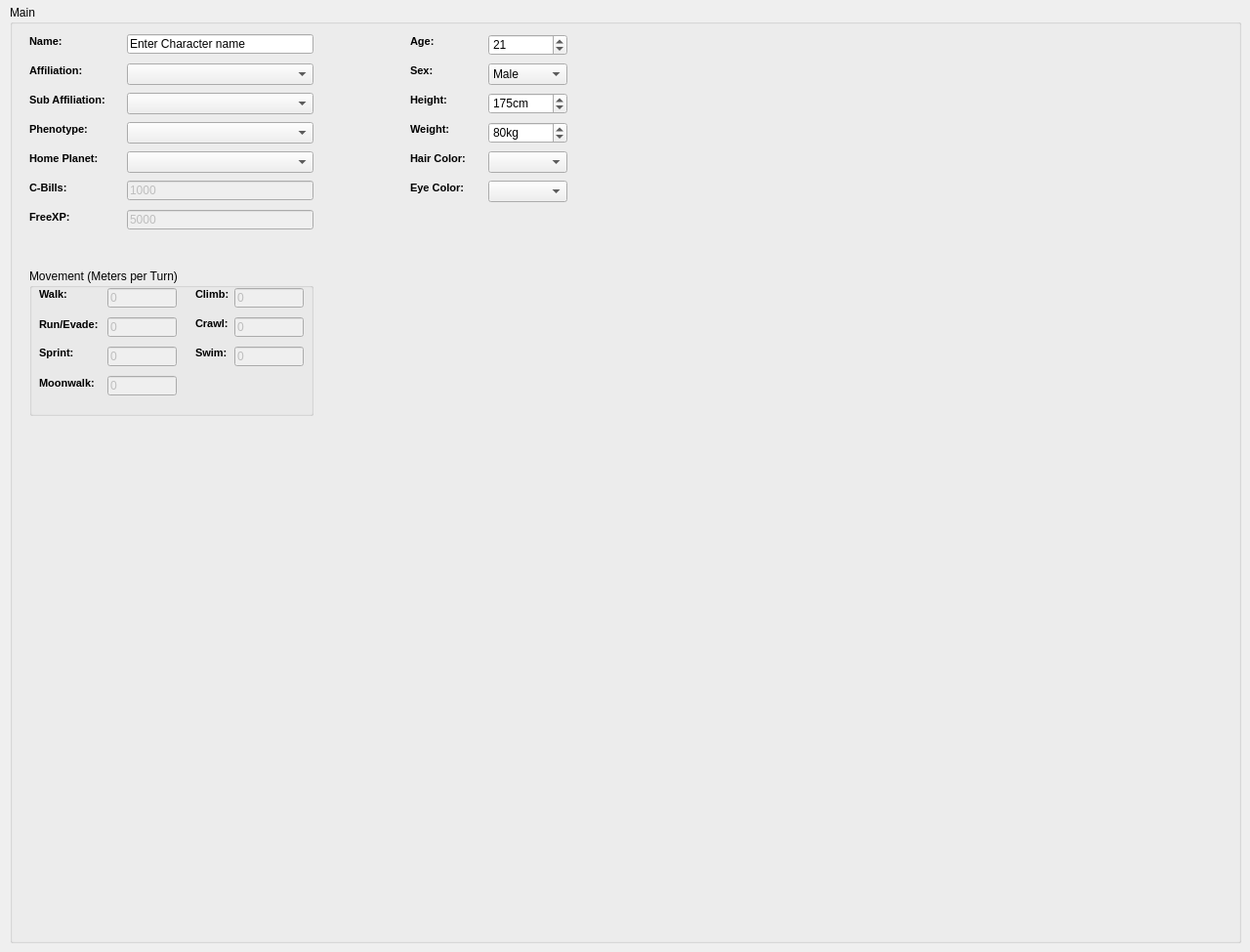
    <widget class="QWidget" name="MainTab">
     <property name="sizePolicy">
      <sizepolicy hsizetype="Expanding" vsizetype="Expanding">
       <horstretch>0</horstretch>
       <verstretch>0</verstretch>
      </sizepolicy>
     </property>
     <attribute name="title">
      <string>Main</string>
     </attribute>
     <widget class="QGroupBox" name="MainGroupBox">
      <property name="geometry">
       <rect>
        <x>10</x>
        <y>5</y>
        <width>1261</width>
        <height>961</height>
       </rect>
      </property>
      <property name="sizePolicy">
       <sizepolicy hsizetype="Expanding" vsizetype="Expanding">
        <horstretch>0</horstretch>
        <verstretch>0</verstretch>
       </sizepolicy>
      </property>
      <property name="title">
       <string>Main</string>
      </property>
      <widget class="QLineEdit" name="CharNameMain">
       <property name="geometry">
        <rect>
         <x>120</x>
         <y>30</y>
         <width>191</width>
         <height>20</height>
        </rect>
       </property>
       <property name="text">
        <string>Enter Character name</string>
       </property>
      </widget>
      <widget class="QLabel" name="label">
       <property name="geometry">
        <rect>
         <x>20</x>
         <y>30</y>
         <width>101</width>
         <height>16</height>
        </rect>
       </property>
       <property name="text">
        <string>&lt;!DOCTYPE HTML PUBLIC &quot;-//W3C//DTD HTML 4.0//EN&quot; &quot;http://www.w3.org/TR/REC-html40/strict.dtd&quot;&gt;
&lt;html&gt;&lt;head&gt;&lt;meta name=&quot;qrichtext&quot; content=&quot;1&quot; /&gt;&lt;style type=&quot;text/css&quot;&gt;
p, li { white-space: pre-wrap; }
&lt;/style&gt;&lt;/head&gt;&lt;body style=&quot; font-family:'MS Shell Dlg 2'; font-size:8.25pt; font-weight:400; font-style:normal;&quot;&gt;
&lt;p style=&quot; margin-top:0px; margin-bottom:0px; margin-left:0px; margin-right:0px; -qt-block-indent:0; text-indent:0px;&quot;&gt;&lt;span style=&quot; font-size:8pt; font-weight:600;&quot;&gt;Name:&lt;/span&gt;&lt;/p&gt;&lt;/body&gt;&lt;/html&gt;</string>
       </property>
      </widget>
      <widget class="QComboBox" name="AffilationMain">
       <property name="geometry">
        <rect>
         <x>120</x>
         <y>60</y>
         <width>191</width>
         <height>22</height>
        </rect>
       </property>
      </widget>
      <widget class="QComboBox" name="PhenotypeMain">
       <property name="geometry">
        <rect>
         <x>120</x>
         <y>120</y>
         <width>191</width>
         <height>22</height>
        </rect>
       </property>
      </widget>
      <widget class="QLabel" name="label_2">
       <property name="geometry">
        <rect>
         <x>20</x>
         <y>60</y>
         <width>81</width>
         <height>16</height>
        </rect>
       </property>
       <property name="text">
        <string>&lt;!DOCTYPE HTML PUBLIC &quot;-//W3C//DTD HTML 4.0//EN&quot; &quot;http://www.w3.org/TR/REC-html40/strict.dtd&quot;&gt;
&lt;html&gt;&lt;head&gt;&lt;meta name=&quot;qrichtext&quot; content=&quot;1&quot; /&gt;&lt;style type=&quot;text/css&quot;&gt;
p, li { white-space: pre-wrap; }
&lt;/style&gt;&lt;/head&gt;&lt;body style=&quot; font-family:'MS Shell Dlg 2'; font-size:8.25pt; font-weight:400; font-style:normal;&quot;&gt;
&lt;p style=&quot; margin-top:0px; margin-bottom:0px; margin-left:0px; margin-right:0px; -qt-block-indent:0; text-indent:0px;&quot;&gt;&lt;span style=&quot; font-size:8pt; font-weight:600;&quot;&gt;Affiliation:&lt;/span&gt;&lt;/p&gt;&lt;/body&gt;&lt;/html&gt;</string>
       </property>
      </widget>
      <widget class="QLabel" name="label_3">
       <property name="geometry">
        <rect>
         <x>20</x>
         <y>120</y>
         <width>101</width>
         <height>16</height>
        </rect>
       </property>
       <property name="text">
        <string>&lt;!DOCTYPE HTML PUBLIC &quot;-//W3C//DTD HTML 4.0//EN&quot; &quot;http://www.w3.org/TR/REC-html40/strict.dtd&quot;&gt;
&lt;html&gt;&lt;head&gt;&lt;meta name=&quot;qrichtext&quot; content=&quot;1&quot; /&gt;&lt;style type=&quot;text/css&quot;&gt;
p, li { white-space: pre-wrap; }
&lt;/style&gt;&lt;/head&gt;&lt;body style=&quot; font-family:'MS Shell Dlg 2'; font-size:8.25pt; font-weight:400; font-style:normal;&quot;&gt;
&lt;p style=&quot; margin-top:0px; margin-bottom:0px; margin-left:0px; margin-right:0px; -qt-block-indent:0; text-indent:0px;&quot;&gt;&lt;span style=&quot; font-size:8pt; font-weight:600;&quot;&gt;Phenotype:&lt;/span&gt;&lt;/p&gt;&lt;/body&gt;&lt;/html&gt;</string>
       </property>
      </widget>
      <widget class="QComboBox" name="HomePlanetMain">
       <property name="geometry">
        <rect>
         <x>120</x>
         <y>150</y>
         <width>191</width>
         <height>22</height>
        </rect>
       </property>
      </widget>
      <widget class="QLabel" name="label_4">
       <property name="geometry">
        <rect>
         <x>20</x>
         <y>150</y>
         <width>101</width>
         <height>16</height>
        </rect>
       </property>
       <property name="text">
        <string>&lt;!DOCTYPE HTML PUBLIC &quot;-//W3C//DTD HTML 4.0//EN&quot; &quot;http://www.w3.org/TR/REC-html40/strict.dtd&quot;&gt;
&lt;html&gt;&lt;head&gt;&lt;meta name=&quot;qrichtext&quot; content=&quot;1&quot; /&gt;&lt;style type=&quot;text/css&quot;&gt;
p, li { white-space: pre-wrap; }
&lt;/style&gt;&lt;/head&gt;&lt;body style=&quot; font-family:'MS Shell Dlg 2'; font-size:8.25pt; font-weight:400; font-style:normal;&quot;&gt;
&lt;p style=&quot; margin-top:0px; margin-bottom:0px; margin-left:0px; margin-right:0px; -qt-block-indent:0; text-indent:0px;&quot;&gt;&lt;span style=&quot; font-size:8pt; font-weight:600;&quot;&gt;Home Planet:&lt;/span&gt;&lt;/p&gt;&lt;/body&gt;&lt;/html&gt;</string>
       </property>
      </widget>
      <widget class="QSpinBox" name="AgeMain">
       <property name="geometry">
        <rect>
         <x>490</x>
         <y>30</y>
         <width>81</width>
         <height>22</height>
        </rect>
       </property>
       <property name="maximum">
        <number>200</number>
       </property>
       <property name="value">
        <number>21</number>
       </property>
      </widget>
      <widget class="QLabel" name="label_5">
       <property name="geometry">
        <rect>
         <x>410</x>
         <y>30</y>
         <width>101</width>
         <height>16</height>
        </rect>
       </property>
       <property name="text">
        <string>&lt;!DOCTYPE HTML PUBLIC &quot;-//W3C//DTD HTML 4.0//EN&quot; &quot;http://www.w3.org/TR/REC-html40/strict.dtd&quot;&gt;
&lt;html&gt;&lt;head&gt;&lt;meta name=&quot;qrichtext&quot; content=&quot;1&quot; /&gt;&lt;style type=&quot;text/css&quot;&gt;
p, li { white-space: pre-wrap; }
&lt;/style&gt;&lt;/head&gt;&lt;body style=&quot; font-family:'MS Shell Dlg 2'; font-size:8.25pt; font-weight:400; font-style:normal;&quot;&gt;
&lt;p style=&quot; margin-top:0px; margin-bottom:0px; margin-left:0px; margin-right:0px; -qt-block-indent:0; text-indent:0px;&quot;&gt;&lt;span style=&quot; font-size:8pt; font-weight:600;&quot;&gt;Age:&lt;/span&gt;&lt;/p&gt;&lt;/body&gt;&lt;/html&gt;</string>
       </property>
      </widget>
      <widget class="QComboBox" name="SexMain">
       <property name="geometry">
        <rect>
         <x>490</x>
         <y>60</y>
         <width>81</width>
         <height>22</height>
        </rect>
       </property>
       <item>
        <property name="text">
         <string>Male</string>
        </property>
       </item>
       <item>
        <property name="text">
         <string>Female</string>
        </property>
       </item>
      </widget>
      <widget class="QLabel" name="label_6">
       <property name="geometry">
        <rect>
         <x>410</x>
         <y>60</y>
         <width>101</width>
         <height>16</height>
        </rect>
       </property>
       <property name="text">
        <string>&lt;!DOCTYPE HTML PUBLIC &quot;-//W3C//DTD HTML 4.0//EN&quot; &quot;http://www.w3.org/TR/REC-html40/strict.dtd&quot;&gt;
&lt;html&gt;&lt;head&gt;&lt;meta name=&quot;qrichtext&quot; content=&quot;1&quot; /&gt;&lt;style type=&quot;text/css&quot;&gt;
p, li { white-space: pre-wrap; }
&lt;/style&gt;&lt;/head&gt;&lt;body style=&quot; font-family:'MS Shell Dlg 2'; font-size:8.25pt; font-weight:400; font-style:normal;&quot;&gt;
&lt;p style=&quot; margin-top:0px; margin-bottom:0px; margin-left:0px; margin-right:0px; -qt-block-indent:0; text-indent:0px;&quot;&gt;&lt;span style=&quot; font-size:8pt; font-weight:600;&quot;&gt;Sex:&lt;/span&gt;&lt;/p&gt;&lt;/body&gt;&lt;/html&gt;</string>
       </property>
      </widget>
      <widget class="QSpinBox" name="HeightMain">
       <property name="geometry">
        <rect>
         <x>490</x>
         <y>90</y>
         <width>81</width>
         <height>22</height>
        </rect>
       </property>
       <property name="suffix">
        <string>cm</string>
       </property>
       <property name="prefix">
        <string/>
       </property>
       <property name="minimum">
        <number>100</number>
       </property>
       <property name="maximum">
        <number>300</number>
       </property>
       <property name="value">
        <number>175</number>
       </property>
      </widget>
      <widget class="QLabel" name="label_7">
       <property name="geometry">
        <rect>
         <x>410</x>
         <y>90</y>
         <width>101</width>
         <height>16</height>
        </rect>
       </property>
       <property name="text">
        <string>&lt;!DOCTYPE HTML PUBLIC &quot;-//W3C//DTD HTML 4.0//EN&quot; &quot;http://www.w3.org/TR/REC-html40/strict.dtd&quot;&gt;
&lt;html&gt;&lt;head&gt;&lt;meta name=&quot;qrichtext&quot; content=&quot;1&quot; /&gt;&lt;style type=&quot;text/css&quot;&gt;
p, li { white-space: pre-wrap; }
&lt;/style&gt;&lt;/head&gt;&lt;body style=&quot; font-family:'MS Shell Dlg 2'; font-size:8.25pt; font-weight:400; font-style:normal;&quot;&gt;
&lt;p style=&quot; margin-top:0px; margin-bottom:0px; margin-left:0px; margin-right:0px; -qt-block-indent:0; text-indent:0px;&quot;&gt;&lt;span style=&quot; font-size:8pt; font-weight:600;&quot;&gt;Height:&lt;/span&gt;&lt;/p&gt;&lt;/body&gt;&lt;/html&gt;</string>
       </property>
      </widget>
      <widget class="QSpinBox" name="WeightMain">
       <property name="geometry">
        <rect>
         <x>490</x>
         <y>120</y>
         <width>81</width>
         <height>22</height>
        </rect>
       </property>
       <property name="suffix">
        <string>kg</string>
       </property>
       <property name="prefix">
        <string/>
       </property>
       <property name="minimum">
        <number>20</number>
       </property>
       <property name="maximum">
        <number>200</number>
       </property>
       <property name="value">
        <number>80</number>
       </property>
      </widget>
      <widget class="QLabel" name="label_8">
       <property name="geometry">
        <rect>
         <x>410</x>
         <y>120</y>
         <width>101</width>
         <height>16</height>
        </rect>
       </property>
       <property name="text">
        <string>&lt;!DOCTYPE HTML PUBLIC &quot;-//W3C//DTD HTML 4.0//EN&quot; &quot;http://www.w3.org/TR/REC-html40/strict.dtd&quot;&gt;
&lt;html&gt;&lt;head&gt;&lt;meta name=&quot;qrichtext&quot; content=&quot;1&quot; /&gt;&lt;style type=&quot;text/css&quot;&gt;
p, li { white-space: pre-wrap; }
&lt;/style&gt;&lt;/head&gt;&lt;body style=&quot; font-family:'MS Shell Dlg 2'; font-size:8.25pt; font-weight:400; font-style:normal;&quot;&gt;
&lt;p style=&quot; margin-top:0px; margin-bottom:0px; margin-left:0px; margin-right:0px; -qt-block-indent:0; text-indent:0px;&quot;&gt;&lt;span style=&quot; font-size:8pt; font-weight:600;&quot;&gt;Weight:&lt;/span&gt;&lt;/p&gt;&lt;/body&gt;&lt;/html&gt;</string>
       </property>
      </widget>
      <widget class="QComboBox" name="HairColorMain">
       <property name="geometry">
        <rect>
         <x>490</x>
         <y>150</y>
         <width>81</width>
         <height>22</height>
        </rect>
       </property>
      </widget>
      <widget class="QLabel" name="label_9">
       <property name="geometry">
        <rect>
         <x>410</x>
         <y>150</y>
         <width>101</width>
         <height>16</height>
        </rect>
       </property>
       <property name="text">
        <string>&lt;!DOCTYPE HTML PUBLIC &quot;-//W3C//DTD HTML 4.0//EN&quot; &quot;http://www.w3.org/TR/REC-html40/strict.dtd&quot;&gt;
&lt;html&gt;&lt;head&gt;&lt;meta name=&quot;qrichtext&quot; content=&quot;1&quot; /&gt;&lt;style type=&quot;text/css&quot;&gt;
p, li { white-space: pre-wrap; }
&lt;/style&gt;&lt;/head&gt;&lt;body style=&quot; font-family:'MS Shell Dlg 2'; font-size:8.25pt; font-weight:400; font-style:normal;&quot;&gt;
&lt;p style=&quot; margin-top:0px; margin-bottom:0px; margin-left:0px; margin-right:0px; -qt-block-indent:0; text-indent:0px;&quot;&gt;&lt;span style=&quot; font-size:8pt; font-weight:600;&quot;&gt;Hair Color:&lt;/span&gt;&lt;/p&gt;&lt;/body&gt;&lt;/html&gt;</string>
       </property>
      </widget>
      <widget class="QLabel" name="label_10">
       <property name="geometry">
        <rect>
         <x>410</x>
         <y>180</y>
         <width>101</width>
         <height>16</height>
        </rect>
       </property>
       <property name="text">
        <string>&lt;!DOCTYPE HTML PUBLIC &quot;-//W3C//DTD HTML 4.0//EN&quot; &quot;http://www.w3.org/TR/REC-html40/strict.dtd&quot;&gt;
&lt;html&gt;&lt;head&gt;&lt;meta name=&quot;qrichtext&quot; content=&quot;1&quot; /&gt;&lt;style type=&quot;text/css&quot;&gt;
p, li { white-space: pre-wrap; }
&lt;/style&gt;&lt;/head&gt;&lt;body style=&quot; font-family:'MS Shell Dlg 2'; font-size:8.25pt; font-weight:400; font-style:normal;&quot;&gt;
&lt;p style=&quot; margin-top:0px; margin-bottom:0px; margin-left:0px; margin-right:0px; -qt-block-indent:0; text-indent:0px;&quot;&gt;&lt;span style=&quot; font-size:8pt; font-weight:600;&quot;&gt;Eye Color:&lt;/span&gt;&lt;/p&gt;&lt;/body&gt;&lt;/html&gt;</string>
       </property>
      </widget>
      <widget class="QComboBox" name="EyeColorMain">
       <property name="geometry">
        <rect>
         <x>490</x>
         <y>180</y>
         <width>81</width>
         <height>22</height>
        </rect>
       </property>
      </widget>
      <widget class="QLineEdit" name="CBillsMain">
       <property name="enabled">
        <bool>false</bool>
       </property>
       <property name="geometry">
        <rect>
         <x>120</x>
         <y>180</y>
         <width>191</width>
         <height>20</height>
        </rect>
       </property>
       <property name="text">
        <string>1000</string>
       </property>
       <property name="frame">
        <bool>true</bool>
       </property>
       <property name="readOnly">
        <bool>true</bool>
       </property>
      </widget>
      <widget class="QLabel" name="label_11">
       <property name="geometry">
        <rect>
         <x>20</x>
         <y>180</y>
         <width>101</width>
         <height>16</height>
        </rect>
       </property>
       <property name="text">
        <string>&lt;!DOCTYPE HTML PUBLIC &quot;-//W3C//DTD HTML 4.0//EN&quot; &quot;http://www.w3.org/TR/REC-html40/strict.dtd&quot;&gt;
&lt;html&gt;&lt;head&gt;&lt;meta name=&quot;qrichtext&quot; content=&quot;1&quot; /&gt;&lt;style type=&quot;text/css&quot;&gt;
p, li { white-space: pre-wrap; }
&lt;/style&gt;&lt;/head&gt;&lt;body style=&quot; font-family:'MS Shell Dlg 2'; font-size:8.25pt; font-weight:400; font-style:normal;&quot;&gt;
&lt;p style=&quot; margin-top:0px; margin-bottom:0px; margin-left:0px; margin-right:0px; -qt-block-indent:0; text-indent:0px;&quot;&gt;&lt;span style=&quot; font-size:8pt; font-weight:600;&quot;&gt;C-Bills:&lt;/span&gt;&lt;/p&gt;&lt;/body&gt;&lt;/html&gt;</string>
       </property>
      </widget>
      <widget class="QGroupBox" name="groupBox">
       <property name="geometry">
        <rect>
         <x>20</x>
         <y>270</y>
         <width>291</width>
         <height>151</height>
        </rect>
       </property>
       <property name="title">
        <string>Movement (Meters per Turn)</string>
       </property>
       <widget class="QLabel" name="label_12">
        <property name="geometry">
         <rect>
          <x>10</x>
          <y>20</y>
          <width>46</width>
          <height>13</height>
         </rect>
        </property>
        <property name="text">
         <string>&lt;!DOCTYPE HTML PUBLIC &quot;-//W3C//DTD HTML 4.0//EN&quot; &quot;http://www.w3.org/TR/REC-html40/strict.dtd&quot;&gt;
&lt;html&gt;&lt;head&gt;&lt;meta name=&quot;qrichtext&quot; content=&quot;1&quot; /&gt;&lt;style type=&quot;text/css&quot;&gt;
p, li { white-space: pre-wrap; }
&lt;/style&gt;&lt;/head&gt;&lt;body style=&quot; font-family:'MS Shell Dlg 2'; font-size:8.25pt; font-weight:400; font-style:normal;&quot;&gt;
&lt;p style=&quot; margin-top:0px; margin-bottom:0px; margin-left:0px; margin-right:0px; -qt-block-indent:0; text-indent:0px;&quot;&gt;&lt;span style=&quot; font-size:8pt; font-weight:600;&quot;&gt;Walk:&lt;/span&gt;&lt;/p&gt;&lt;/body&gt;&lt;/html&gt;</string>
        </property>
       </widget>
       <widget class="QLabel" name="label_13">
        <property name="geometry">
         <rect>
          <x>10</x>
          <y>50</y>
          <width>71</width>
          <height>16</height>
         </rect>
        </property>
        <property name="text">
         <string>&lt;!DOCTYPE HTML PUBLIC &quot;-//W3C//DTD HTML 4.0//EN&quot; &quot;http://www.w3.org/TR/REC-html40/strict.dtd&quot;&gt;
&lt;html&gt;&lt;head&gt;&lt;meta name=&quot;qrichtext&quot; content=&quot;1&quot; /&gt;&lt;style type=&quot;text/css&quot;&gt;
p, li { white-space: pre-wrap; }
&lt;/style&gt;&lt;/head&gt;&lt;body style=&quot; font-family:'MS Shell Dlg 2'; font-size:8.25pt; font-weight:400; font-style:normal;&quot;&gt;
&lt;p style=&quot; margin-top:0px; margin-bottom:0px; margin-left:0px; margin-right:0px; -qt-block-indent:0; text-indent:0px;&quot;&gt;&lt;span style=&quot; font-size:8pt; font-weight:600;&quot;&gt;Run/Evade:&lt;/span&gt;&lt;/p&gt;&lt;/body&gt;&lt;/html&gt;</string>
        </property>
       </widget>
       <widget class="QLabel" name="label_14">
        <property name="geometry">
         <rect>
          <x>10</x>
          <y>80</y>
          <width>46</width>
          <height>13</height>
         </rect>
        </property>
        <property name="text">
         <string>&lt;!DOCTYPE HTML PUBLIC &quot;-//W3C//DTD HTML 4.0//EN&quot; &quot;http://www.w3.org/TR/REC-html40/strict.dtd&quot;&gt;
&lt;html&gt;&lt;head&gt;&lt;meta name=&quot;qrichtext&quot; content=&quot;1&quot; /&gt;&lt;style type=&quot;text/css&quot;&gt;
p, li { white-space: pre-wrap; }
&lt;/style&gt;&lt;/head&gt;&lt;body style=&quot; font-family:'MS Shell Dlg 2'; font-size:8.25pt; font-weight:400; font-style:normal;&quot;&gt;
&lt;p style=&quot; margin-top:0px; margin-bottom:0px; margin-left:0px; margin-right:0px; -qt-block-indent:0; text-indent:0px;&quot;&gt;&lt;span style=&quot; font-size:8pt; font-weight:600;&quot;&gt;Sprint:&lt;/span&gt;&lt;/p&gt;&lt;/body&gt;&lt;/html&gt;</string>
        </property>
       </widget>
       <widget class="QLineEdit" name="WalkMain">
        <property name="enabled">
         <bool>false</bool>
        </property>
        <property name="geometry">
         <rect>
          <x>80</x>
          <y>20</y>
          <width>71</width>
          <height>20</height>
         </rect>
        </property>
        <property name="text">
         <string>0</string>
        </property>
        <property name="readOnly">
         <bool>true</bool>
        </property>
       </widget>
       <widget class="QLineEdit" name="RunEvadeMain">
        <property name="enabled">
         <bool>false</bool>
        </property>
        <property name="geometry">
         <rect>
          <x>80</x>
          <y>50</y>
          <width>71</width>
          <height>20</height>
         </rect>
        </property>
        <property name="text">
         <string>0</string>
        </property>
        <property name="readOnly">
         <bool>true</bool>
        </property>
       </widget>
       <widget class="QLineEdit" name="SprintMain">
        <property name="enabled">
         <bool>false</bool>
        </property>
        <property name="geometry">
         <rect>
          <x>80</x>
          <y>80</y>
          <width>71</width>
          <height>20</height>
         </rect>
        </property>
        <property name="text">
         <string>0</string>
        </property>
        <property name="readOnly">
         <bool>true</bool>
        </property>
       </widget>
       <widget class="QLineEdit" name="ClimbMain">
        <property name="enabled">
         <bool>false</bool>
        </property>
        <property name="geometry">
         <rect>
          <x>210</x>
          <y>20</y>
          <width>71</width>
          <height>20</height>
         </rect>
        </property>
        <property name="text">
         <string>0</string>
        </property>
        <property name="readOnly">
         <bool>true</bool>
        </property>
       </widget>
       <widget class="QLineEdit" name="CrawlMain">
        <property name="enabled">
         <bool>false</bool>
        </property>
        <property name="geometry">
         <rect>
          <x>210</x>
          <y>50</y>
          <width>71</width>
          <height>20</height>
         </rect>
        </property>
        <property name="text">
         <string>0</string>
        </property>
        <property name="readOnly">
         <bool>true</bool>
        </property>
       </widget>
       <widget class="QLineEdit" name="SwimMain">
        <property name="enabled">
         <bool>false</bool>
        </property>
        <property name="geometry">
         <rect>
          <x>210</x>
          <y>80</y>
          <width>71</width>
          <height>20</height>
         </rect>
        </property>
        <property name="text">
         <string>0</string>
        </property>
        <property name="readOnly">
         <bool>true</bool>
        </property>
       </widget>
       <widget class="QLabel" name="label_15">
        <property name="geometry">
         <rect>
          <x>170</x>
          <y>20</y>
          <width>46</width>
          <height>13</height>
         </rect>
        </property>
        <property name="text">
         <string>&lt;!DOCTYPE HTML PUBLIC &quot;-//W3C//DTD HTML 4.0//EN&quot; &quot;http://www.w3.org/TR/REC-html40/strict.dtd&quot;&gt;
&lt;html&gt;&lt;head&gt;&lt;meta name=&quot;qrichtext&quot; content=&quot;1&quot; /&gt;&lt;style type=&quot;text/css&quot;&gt;
p, li { white-space: pre-wrap; }
&lt;/style&gt;&lt;/head&gt;&lt;body style=&quot; font-family:'MS Shell Dlg 2'; font-size:8.25pt; font-weight:400; font-style:normal;&quot;&gt;
&lt;p style=&quot; margin-top:0px; margin-bottom:0px; margin-left:0px; margin-right:0px; -qt-block-indent:0; text-indent:0px;&quot;&gt;&lt;span style=&quot; font-size:8pt; font-weight:600;&quot;&gt;Climb:&lt;/span&gt;&lt;/p&gt;&lt;/body&gt;&lt;/html&gt;</string>
        </property>
       </widget>
       <widget class="QLabel" name="label_16">
        <property name="geometry">
         <rect>
          <x>170</x>
          <y>50</y>
          <width>46</width>
          <height>13</height>
         </rect>
        </property>
        <property name="text">
         <string>&lt;!DOCTYPE HTML PUBLIC &quot;-//W3C//DTD HTML 4.0//EN&quot; &quot;http://www.w3.org/TR/REC-html40/strict.dtd&quot;&gt;
&lt;html&gt;&lt;head&gt;&lt;meta name=&quot;qrichtext&quot; content=&quot;1&quot; /&gt;&lt;style type=&quot;text/css&quot;&gt;
p, li { white-space: pre-wrap; }
&lt;/style&gt;&lt;/head&gt;&lt;body style=&quot; font-family:'MS Shell Dlg 2'; font-size:8.25pt; font-weight:400; font-style:normal;&quot;&gt;
&lt;p style=&quot; margin-top:0px; margin-bottom:0px; margin-left:0px; margin-right:0px; -qt-block-indent:0; text-indent:0px;&quot;&gt;&lt;span style=&quot; font-size:8pt; font-weight:600;&quot;&gt;Crawl:&lt;/span&gt;&lt;/p&gt;&lt;/body&gt;&lt;/html&gt;</string>
        </property>
       </widget>
       <widget class="QLabel" name="label_17">
        <property name="geometry">
         <rect>
          <x>170</x>
          <y>80</y>
          <width>46</width>
          <height>13</height>
         </rect>
        </property>
        <property name="text">
         <string>&lt;!DOCTYPE HTML PUBLIC &quot;-//W3C//DTD HTML 4.0//EN&quot; &quot;http://www.w3.org/TR/REC-html40/strict.dtd&quot;&gt;
&lt;html&gt;&lt;head&gt;&lt;meta name=&quot;qrichtext&quot; content=&quot;1&quot; /&gt;&lt;style type=&quot;text/css&quot;&gt;
p, li { white-space: pre-wrap; }
&lt;/style&gt;&lt;/head&gt;&lt;body style=&quot; font-family:'MS Shell Dlg 2'; font-size:8.25pt; font-weight:400; font-style:normal;&quot;&gt;
&lt;p style=&quot; margin-top:0px; margin-bottom:0px; margin-left:0px; margin-right:0px; -qt-block-indent:0; text-indent:0px;&quot;&gt;&lt;span style=&quot; font-size:8pt; font-weight:600;&quot;&gt;Swim:&lt;/span&gt;&lt;/p&gt;&lt;/body&gt;&lt;/html&gt;</string>
        </property>
       </widget>
       <widget class="QLineEdit" name="RunEvadeMain_2">
        <property name="enabled">
         <bool>false</bool>
        </property>
        <property name="geometry">
         <rect>
          <x>80</x>
          <y>110</y>
          <width>71</width>
          <height>20</height>
         </rect>
        </property>
        <property name="text">
         <string>0</string>
        </property>
        <property name="readOnly">
         <bool>true</bool>
        </property>
       </widget>
       <widget class="QLabel" name="label_42">
        <property name="geometry">
         <rect>
          <x>10</x>
          <y>110</y>
          <width>71</width>
          <height>16</height>
         </rect>
        </property>
        <property name="text">
         <string>&lt;!DOCTYPE HTML PUBLIC &quot;-//W3C//DTD HTML 4.0//EN&quot; &quot;http://www.w3.org/TR/REC-html40/strict.dtd&quot;&gt;
&lt;html&gt;&lt;head&gt;&lt;meta name=&quot;qrichtext&quot; content=&quot;1&quot; /&gt;&lt;style type=&quot;text/css&quot;&gt;
p, li { white-space: pre-wrap; }
&lt;/style&gt;&lt;/head&gt;&lt;body style=&quot; font-family:'MS Shell Dlg 2'; font-size:8.25pt; font-weight:400; font-style:normal;&quot;&gt;
&lt;p style=&quot; margin-top:0px; margin-bottom:0px; margin-left:0px; margin-right:0px; -qt-block-indent:0; text-indent:0px;&quot;&gt;&lt;span style=&quot; font-size:8pt; font-weight:600;&quot;&gt;Moonwalk:&lt;/span&gt;&lt;/p&gt;&lt;/body&gt;&lt;/html&gt;</string>
        </property>
       </widget>
      </widget>
      <widget class="QLineEdit" name="FreeXPMain">
       <property name="enabled">
        <bool>false</bool>
       </property>
       <property name="geometry">
        <rect>
         <x>120</x>
         <y>210</y>
         <width>191</width>
         <height>20</height>
        </rect>
       </property>
       <property name="text">
        <string>5000</string>
       </property>
       <property name="frame">
        <bool>true</bool>
       </property>
       <property name="readOnly">
        <bool>true</bool>
       </property>
      </widget>
      <widget class="QLabel" name="label_18">
       <property name="geometry">
        <rect>
         <x>20</x>
         <y>210</y>
         <width>101</width>
         <height>16</height>
        </rect>
       </property>
       <property name="text">
        <string>&lt;!DOCTYPE HTML PUBLIC &quot;-//W3C//DTD HTML 4.0//EN&quot; &quot;http://www.w3.org/TR/REC-html40/strict.dtd&quot;&gt;
&lt;html&gt;&lt;head&gt;&lt;meta name=&quot;qrichtext&quot; content=&quot;1&quot; /&gt;&lt;style type=&quot;text/css&quot;&gt;
p, li { white-space: pre-wrap; }
&lt;/style&gt;&lt;/head&gt;&lt;body style=&quot; font-family:'MS Shell Dlg 2'; font-size:8.25pt; font-weight:400; font-style:normal;&quot;&gt;
&lt;p style=&quot; margin-top:0px; margin-bottom:0px; margin-left:0px; margin-right:0px; -qt-block-indent:0; text-indent:0px;&quot;&gt;&lt;span style=&quot; font-size:8pt; font-weight:600;&quot;&gt;FreeXP:&lt;/span&gt;&lt;/p&gt;&lt;/body&gt;&lt;/html&gt;</string>
       </property>
      </widget>
      <widget class="QComboBox" name="SubAffilationMain">
       <property name="geometry">
        <rect>
         <x>120</x>
         <y>90</y>
         <width>191</width>
         <height>22</height>
        </rect>
       </property>
      </widget>
      <widget class="QLabel" name="label_37">
       <property name="geometry">
        <rect>
         <x>20</x>
         <y>90</y>
         <width>81</width>
         <height>16</height>
        </rect>
       </property>
       <property name="text">
        <string>&lt;!DOCTYPE HTML PUBLIC &quot;-//W3C//DTD HTML 4.0//EN&quot; &quot;http://www.w3.org/TR/REC-html40/strict.dtd&quot;&gt;
&lt;html&gt;&lt;head&gt;&lt;meta name=&quot;qrichtext&quot; content=&quot;1&quot; /&gt;&lt;style type=&quot;text/css&quot;&gt;
p, li { white-space: pre-wrap; }
&lt;/style&gt;&lt;/head&gt;&lt;body style=&quot; font-family:'MS Shell Dlg 2'; font-size:8.25pt; font-weight:400; font-style:normal;&quot;&gt;
&lt;p style=&quot; margin-top:0px; margin-bottom:0px; margin-left:0px; margin-right:0px; -qt-block-indent:0; text-indent:0px;&quot;&gt;&lt;span style=&quot; font-size:8pt; font-weight:600;&quot;&gt;Sub Affiliation:&lt;/span&gt;&lt;/p&gt;&lt;/body&gt;&lt;/html&gt;</string>
       </property>
      </widget>
     </widget>
    </widget>
